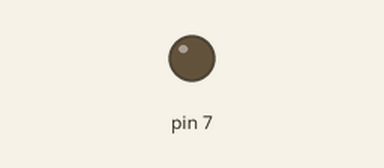
The sketch below on a simulated Arduino Uno, built with avr-gcc and run on an emulated ATmega328P. Shown: output pins drawn as LEDs (lit = HIGH). Dashed ring = blinking. At 2.0 s the program stops and its outputs stay as they are.

Above: at 0.5 s.
At 1.85 s:
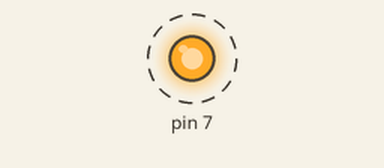
Timing chart, 0 to 3.0 s (numbered marks = the images above):
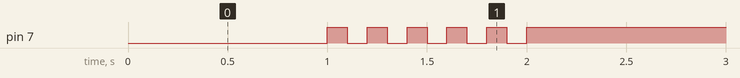

Measured:
- by itself, pin 7: alternates HIGH for 0.10 s and LOW for 0.10 s, 11 changes in all, then stays HIGH

The sketch:

04_05P9LED__.ino
```cpp
void setup() {
  pinMode(7, OUTPUT);
  Serial.begin(115200); // Initialize serial port
  while (!Serial) {
  }
     // wait for serial port to connect.
     digitalWrite(7,0); //LED ON
}

void loop() {
  int i=0;
  digitalWrite(7,0); //LED ON
  delay(1000);  //1초 딜레이

  for(int i=0;i<5;i++)
  {
      digitalWrite(7,1);  //LED OFF
      delay(100);  //0.1초 딜레이
      digitalWrite(7,0);
      delay(100);
  }
  digitalWrite(7,1);
  while(1)
  {

  }

}
```
